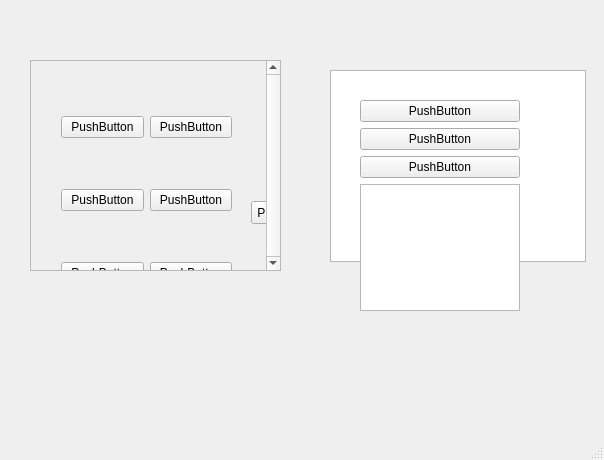
<?xml version="1.0" encoding="UTF-8"?>
<ui version="4.0">
 <class>MainWindow</class>
 <widget class="QMainWindow" name="MainWindow">
  <property name="geometry">
   <rect>
    <x>0</x>
    <y>0</y>
    <width>604</width>
    <height>460</height>
   </rect>
  </property>
  <property name="windowTitle">
   <string>MainWindow</string>
  </property>
  <widget class="QWidget" name="centralwidget">
   <widget class="QScrollArea" name="scrollArea">
    <property name="enabled">
     <bool>true</bool>
    </property>
    <property name="geometry">
     <rect>
      <x>30</x>
      <y>60</y>
      <width>251</width>
      <height>211</height>
     </rect>
    </property>
    <property name="acceptDrops">
     <bool>false</bool>
    </property>
    <property name="lineWidth">
     <number>1</number>
    </property>
    <property name="verticalScrollBarPolicy">
     <enum>Qt::ScrollBarAlwaysOn</enum>
    </property>
    <property name="widgetResizable">
     <bool>true</bool>
    </property>
    <widget class="QWidget" name="scrollAreaWidgetContents">
     <property name="geometry">
      <rect>
       <x>0</x>
       <y>0</y>
       <width>235</width>
       <height>209</height>
      </rect>
     </property>
     <widget class="QWidget" name="gridLayoutWidget">
      <property name="geometry">
       <rect>
        <x>30</x>
        <y>10</y>
        <width>171</width>
        <height>261</height>
       </rect>
      </property>
      <layout class="QGridLayout" name="gridLayout">
       <item row="2" column="1">
        <widget class="QPushButton" name="pushButton">
         <property name="text">
          <string>PushButton</string>
         </property>
        </widget>
       </item>
       <item row="1" column="0">
        <widget class="QPushButton" name="pushButton_3">
         <property name="text">
          <string>PushButton</string>
         </property>
        </widget>
       </item>
       <item row="1" column="1">
        <widget class="QPushButton" name="pushButton_4">
         <property name="text">
          <string>PushButton</string>
         </property>
        </widget>
       </item>
       <item row="2" column="0">
        <widget class="QPushButton" name="pushButton_2">
         <property name="text">
          <string>PushButton</string>
         </property>
        </widget>
       </item>
       <item row="0" column="0">
        <widget class="QPushButton" name="pushButton_5">
         <property name="text">
          <string>PushButton</string>
         </property>
        </widget>
       </item>
       <item row="0" column="1">
        <widget class="QPushButton" name="pushButton_6">
         <property name="text">
          <string>PushButton</string>
         </property>
        </widget>
       </item>
      </layout>
     </widget>
     <widget class="QPushButton" name="pushButton_7">
      <property name="geometry">
       <rect>
        <x>220</x>
        <y>140</y>
        <width>75</width>
        <height>23</height>
       </rect>
      </property>
      <property name="text">
       <string>PushButton</string>
      </property>
     </widget>
    </widget>
   </widget>
   <widget class="QListView" name="listView">
    <property name="geometry">
     <rect>
      <x>330</x>
      <y>70</y>
      <width>256</width>
      <height>192</height>
     </rect>
    </property>
   </widget>
   <widget class="QWidget" name="gridLayoutWidget_2">
    <property name="geometry">
     <rect>
      <x>360</x>
      <y>100</y>
      <width>160</width>
      <height>211</height>
     </rect>
    </property>
    <layout class="QGridLayout" name="gridLayout_2">
     <item row="2" column="0">
      <widget class="QPushButton" name="pushButton_10">
       <property name="text">
        <string>PushButton</string>
       </property>
      </widget>
     </item>
     <item row="0" column="0">
      <widget class="QPushButton" name="pushButton_8">
       <property name="text">
        <string>PushButton</string>
       </property>
      </widget>
     </item>
     <item row="1" column="0">
      <widget class="QPushButton" name="pushButton_9">
       <property name="text">
        <string>PushButton</string>
       </property>
      </widget>
     </item>
     <item row="3" column="0">
      <widget class="QListWidget" name="listWidget"/>
     </item>
    </layout>
   </widget>
  </widget>
  <widget class="QMenuBar" name="menubar">
   <property name="geometry">
    <rect>
     <x>0</x>
     <y>0</y>
     <width>604</width>
     <height>22</height>
    </rect>
   </property>
  </widget>
  <widget class="QStatusBar" name="statusbar"/>
 </widget>
 <resources/>
 <connections/>
</ui>
